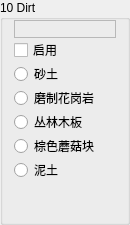
                 <widget class="QGroupBox" name="Base10">
                  <property name="sizePolicy">
                   <sizepolicy hsizetype="Fixed" vsizetype="Preferred">
                    <horstretch>0</horstretch>
                    <verstretch>0</verstretch>
                   </sizepolicy>
                  </property>
                  <property name="minimumSize">
                   <size>
                    <width>130</width>
                    <height>0</height>
                   </size>
                  </property>
                  <property name="maximumSize">
                   <size>
                    <width>130</width>
                    <height>16777215</height>
                   </size>
                  </property>
                  <property name="autoFillBackground">
                   <bool>true</bool>
                  </property>
                  <property name="title">
                   <string>10 Dirt</string>
                  </property>
                  <property name="flat">
                   <bool>false</bool>
                  </property>
                  <layout class="QVBoxLayout" name="verticalLayout_8">
                   <property name="spacing">
                    <number>0</number>
                   </property>
                   <property name="topMargin">
                    <number>0</number>
                   </property>
                   <property name="bottomMargin">
                    <number>0</number>
                   </property>
                   <item>
                    <widget class="QLabel" name="Color10">
                     <property name="font">
                      <font>
                       <family>微软雅黑</family>
                       <pointsize>9</pointsize>
                      </font>
                     </property>
                     <property name="frameShape">
                      <enum>QFrame::StyledPanel</enum>
                     </property>
                     <property name="text">
                      <string/>
                     </property>
                    </widget>
                   </item>
                   <item>
                    <widget class="QCheckBox" name="Enable10">
                     <property name="text">
                      <string>启用</string>
                     </property>
                    </widget>
                   </item>
                   <item>
                    <widget class="QRadioButton" name="is10CoarseDirt">
                     <property name="text">
                      <string>砂土</string>
                     </property>
                     <property name="icon">
                      <iconset resource="../BlockTextures.qrc">
                       <normaloff>:/new/Textures/Slope/block/coarse_dirt.png</normaloff>:/new/Textures/Slope/block/coarse_dirt.png</iconset>
                     </property>
                    </widget>
                   </item>
                   <item>
                    <widget class="QRadioButton" name="is10PolishedGranite">
                     <property name="text">
                      <string>磨制花岗岩</string>
                     </property>
                     <property name="icon">
                      <iconset resource="../BlockTextures.qrc">
                       <normaloff>:/new/Textures/Slope/block/polished_granite.png</normaloff>:/new/Textures/Slope/block/polished_granite.png</iconset>
                     </property>
                    </widget>
                   </item>
                   <item>
                    <widget class="QRadioButton" name="is10JunglePlanks">
                     <property name="text">
                      <string>丛林木板</string>
                     </property>
                     <property name="icon">
                      <iconset resource="../BlockTextures.qrc">
                       <normaloff>:/new/Textures/Slope/block/jungle_planks.png</normaloff>:/new/Textures/Slope/block/jungle_planks.png</iconset>
                     </property>
                    </widget>
                   </item>
                   <item>
                    <widget class="QRadioButton" name="is10BrownMushroomBlock">
                     <property name="text">
                      <string>棕色蘑菇块</string>
                     </property>
                     <property name="icon">
                      <iconset resource="../BlockTextures.qrc">
                       <normaloff>:/new/Textures/Slope/block/brown_mushroom_block.png</normaloff>:/new/Textures/Slope/block/brown_mushroom_block.png</iconset>
                     </property>
                    </widget>
                   </item>
                   <item>
                    <widget class="QRadioButton" name="is10Dirt">
                     <property name="text">
                      <string>泥土</string>
                     </property>
                     <property name="icon">
                      <iconset resource="../BlockTextures.qrc">
                       <normaloff>:/new/Textures/Slope/block/dirt.png</normaloff>:/new/Textures/Slope/block/dirt.png</iconset>
                     </property>
                    </widget>
                   </item>
                   <item>
                    <spacer name="verticalSpacer_5">
                     <property name="orientation">
                      <enum>Qt::Vertical</enum>
                     </property>
                     <property name="sizeHint" stdset="0">
                      <size>
                       <width>20</width>
                       <height>40</height>
                      </size>
                     </property>
                    </spacer>
                   </item>
                  </layout>
                 </widget>
